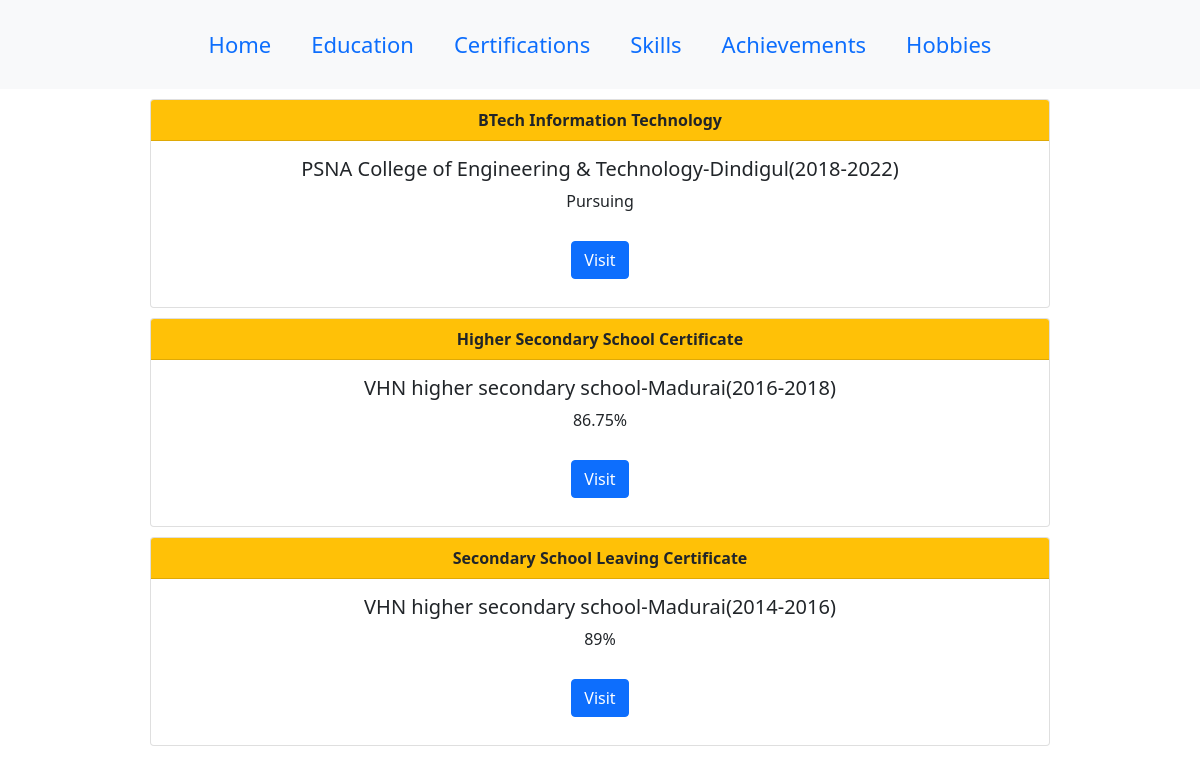
The app's page /education/ with its own data.
### cv/models.py (models this page shows)
class educations(models.Model):
    education_title=models.TextField(default=None)
    name=models.CharField(max_length=100)
    grade=models.CharField(max_length=50)
    visit=models.TextField(default=None)

### cv/views.py (the view)
# urls.py: path('education/',views.education,name="education"),
def education(request):
    dest1=educations.objects.all()
    return render(request,'edu.html',{"data":dest1})

### myprofile/templates/edu.html (shortened to what this page needs)
{% load static %}
<!DOCTYPE html>
<html lang="en">
<head>
    <link rel="stylesheet" href="{% static 'styles/index.css' %}">
    <link href="https://cdn.jsdelivr.net/npm/bootstrap@5.1.3/dist/css/bootstrap.min.css" rel="stylesheet">
    <link rel="stylesheet" href="https://cdnjs.cloudflare.com/ajax/libs/font-awesome/4.7.0/css/font-awesome.min.css">
</head>
<body>
    <nav class="navbar navbar-expand-sm bg-light justify-content-center">
        <ul class="navbar-nav">
            <li class="nav-item">
                <a class="nav-link" href="{% url 'index' %}">Home</a>
              </li>
          <li class="nav-item">
            <a class="nav-link" href="{% url 'education' %}">Education</a>
          </li>
          <li class="nav-item">
            <a class="nav-link" href="{% url 'certification' %}">Certifications</a>
          </li>
          <li class="nav-item">
            <a class="nav-link" href="{% url 'skill' %}">Skills</a>
          </li>
          <li class="nav-item">
            <a class="nav-link" href="{% url 'achievement' %}">Achievements</a>
          </li>
          <li class="nav-item">
            <a class="nav-link" href="{% url 'hobbie' %}">Hobbies</a>
          </li>
        </ul>
      </nav>
      {%for i in data%}
      <div class="card w-75 text-center" style="margin: 10px;margin-left:auto;margin-right:auto">
        <div class="card-header bg-warning text-dark">
          <b>{{i.education_title}}</b>
        </div>
        <div class="card-body">
          <h5 class="card-title">{{i.name}}</h5>
          <p class="card-text">{{i.grade}}</p>
          <a id="visit" href="{{i.visit}}" class="btn btn-primary" target="_blank">Visit</a>
        </div>
        </div>
        {%endfor%}
</body>
</html>

### myprofile/static/styles/index.css (style rules this page uses)
body { background-image: url('https://image.freepik.com/free-photo/hand-painted-watercolor-background-with-sky-clouds-shape_24972-1095.jpg'); background-repeat: no-repeat; background-attachment: fixed; background-size:cover; }
a { text-decoration: none; font-size: 22px; color: black; }
a { margin: 12px; }

### records on screen
educations: education_title "BTech Information Technology", name "PSNA College of Engineering & Technology-Dindigul(2018-2022)", grade "Pursuing"
educations: education_title "Higher Secondary School Certificate", name "VHN higher secondary school-Madurai(2016-2018)", grade "86.75%"
educations: education_title "Secondary School Leaving Certificate", name "VHN higher secondary school-Madurai(2014-2016)", grade "89%"
